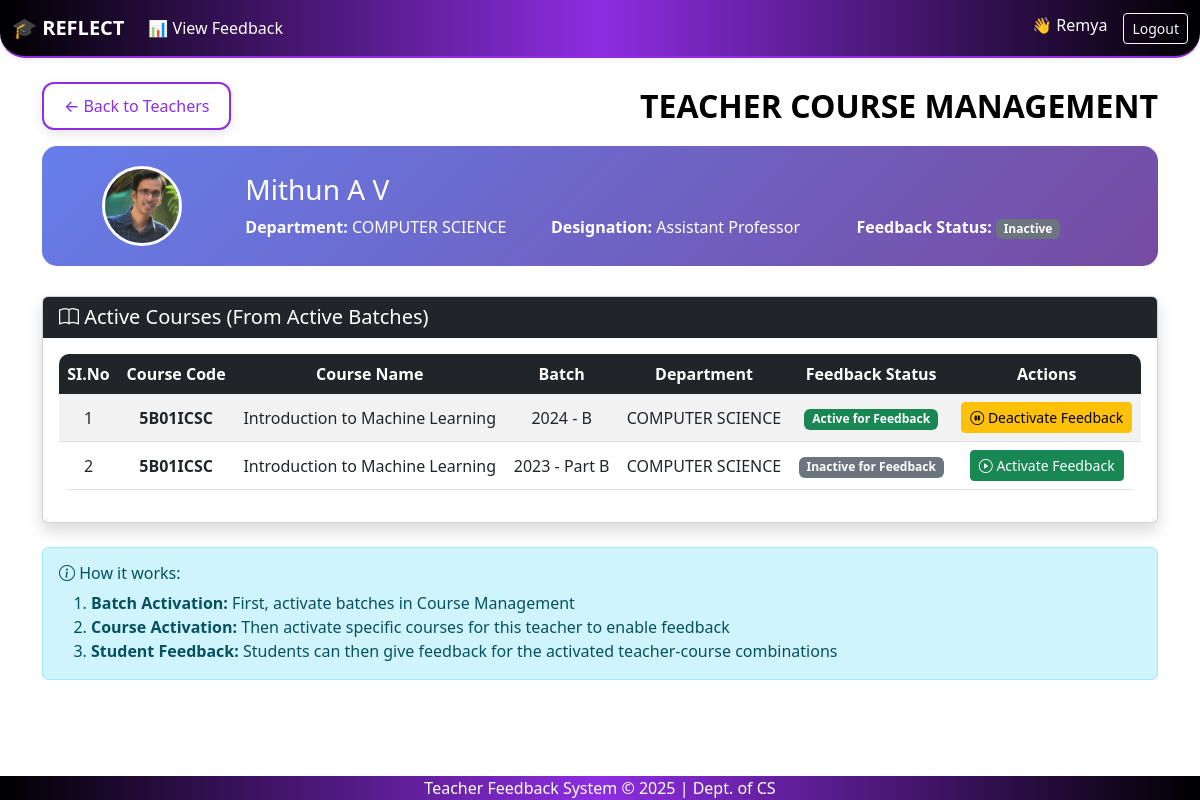
/teachers/9/courses/ (signed in), run on an earlier commit of the app's database.
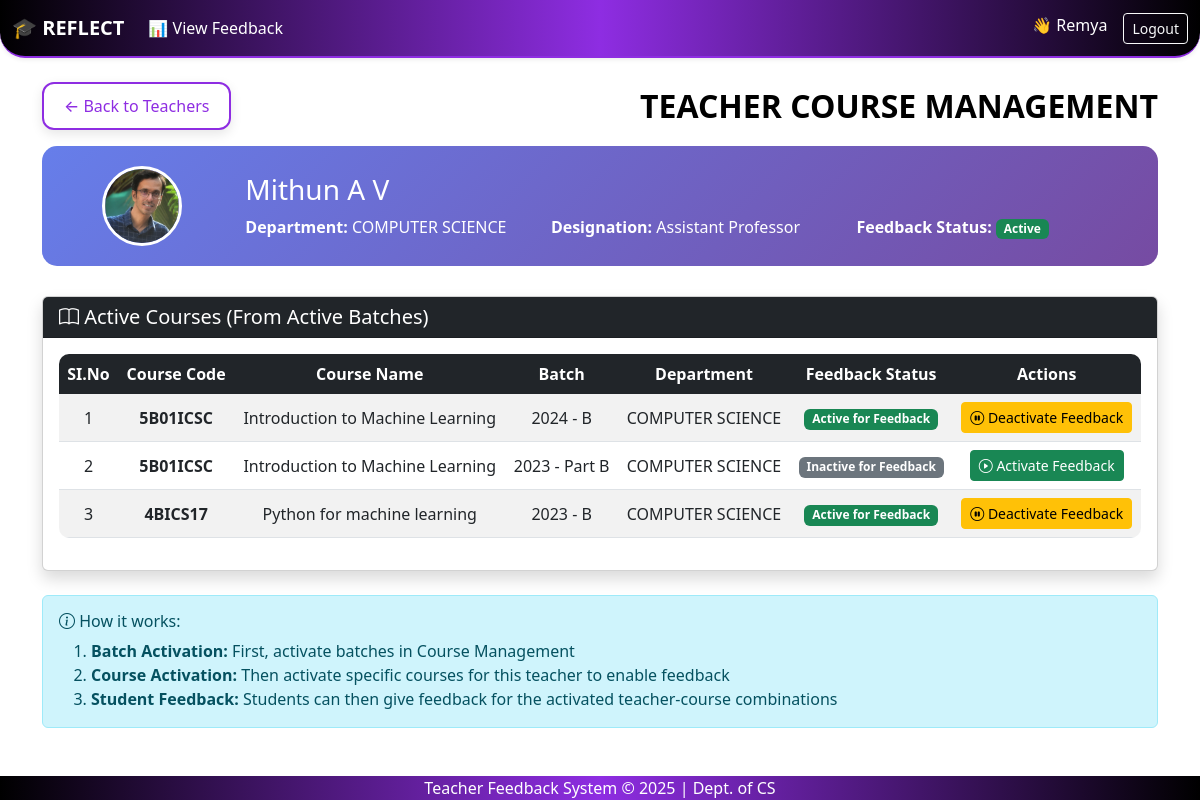
And on a later commit of the database.
### feedback_app/models.py (models this page shows, shortened)
class Teacher(models.Model):
    user = models.OneToOneField(User, on_delete=models.CASCADE, null=True, blank=True)  # <-- Add this line
    teacher_id = models.AutoField(primary_key=True)
    name = models.CharField(max_length=100)
    dept = models.ForeignKey(Department, on_delete=models.CASCADE)
    designation = models.CharField(max_length=100)
    gender = models.CharField(max_length=10)
    role = models.ForeignKey(Role, on_delete=models.CASCADE)
    fb_active = models.BooleanField(default=False)
    profile_picture = models.ImageField(upload_to='profile_pics/', blank=True, null=True)

class Department(models.Model):
    dept_id = models.AutoField(primary_key=True)
    dept_name = models.CharField(max_length=100)

class TeacherBatch(models.Model):
    teacher_batch_id = models.AutoField(primary_key=True)
    teacher = models.ForeignKey(Teacher, on_delete=models.CASCADE)
    batch = models.ForeignKey(Batch, on_delete=models.CASCADE)
    course = models.ForeignKey(Course, on_delete=models.CASCADE)
    department = models.ForeignKey(Department, on_delete=models.CASCADE)
    is_active_for_feedback = models.BooleanField(default=False)  # NEW FIELD for teacher-course feedback activation
    class Meta:
        unique_together = ('teacher', 'batch', 'course', 'department')

class Course(models.Model):
    course_id = models.AutoField(primary_key=True)
    name = models.CharField(max_length=200)
    code = models.CharField(max_length=50)
    credit = models.IntegerField()
    dept = models.ForeignKey(Department, on_delete=models.CASCADE)
    pgm = models.ForeignKey(Programme, on_delete=models.CASCADE)

class Batch(models.Model):
    batch_id = models.AutoField(primary_key=True)
    course = models.ForeignKey('Course', on_delete=models.CASCADE)
    acad_year = models.CharField(max_length=10)
    part = models.CharField(max_length=20)
    is_active = models.BooleanField(default=False)  # NEW FIELD for batch activation

### feedback_app/views.py (the view)
# urls.py: path('teachers/<int:teacher_id>/courses/', views.teacher_courses, name='teacher_courses'),
@login_required
def teacher_courses(request, teacher_id):
    teacher = get_object_or_404(Teacher, pk=teacher_id)
    teacher_batches = TeacherBatch.objects.filter(
        teacher=teacher,
        batch__is_active=True  # Only show courses from active batches
    ).select_related('course', 'batch', 'department')
    context = {
        'teacher': teacher,
        'teacher_batches': teacher_batches
    }
    return render(request, 'teacher_courses.html', context)

### feedback_app/context_processors.py (called while the page is built)
def is_admin(request):
    user = request.user
    return {'is_admin': user.is_superuser or user.groups.filter(name='admin').exists()}

def is_hod(request):
    return {'is_hod': request.user.groups.filter(name='hod').exists()}

def is_teacher(request):
    return {'is_teacher': request.user.groups.filter(name='teacher').exists()}

### templates/teacher_courses.html (shortened to what this page needs)
{% extends 'base.html' %}
{% block content %}
<head>
    <link href="https://cdn.jsdelivr.net/npm/bootstrap-icons@1.10.5/font/bootstrap-icons.css" rel="stylesheet">
</head>
<div class="d-flex justify-content-between align-items-center mb-3">
    <a href="{% url 'teacher_list' %}" class="glass-button">← Back to Teachers</a>
    <h2 class="mb-0">TEACHER COURSE MANAGEMENT</h2>
</div>
<div class="teacher-info">
    <div class="row align-items-center">
        <div class="col-md-2 text-center">
            <div class="teacher-avatar" style="width: 80px; height: 80px; border-radius: 50%; overflow: hidden; border: 3px solid white; margin: 0 auto;">
                {% if teacher.profile_picture %}
                    <img src="{{ teacher.profile_picture.url }}" alt="{{ teacher.name }}" style="width: 100%; height: 100%; object-fit: cover;">
                {% else %}
                    <div style="background: rgba(255,255,255,0.3); width: 100%; height: 100%; display: flex; align-items: center; justify-content: center;">
                        <i class="bi bi-person-fill" style="font-size: 2rem;"></i>
                    </div>
                {% endif %}
            </div>
        </div>
        <div class="col-md-10">
            <h3 class="mb-2">{{ teacher.name }}</h3>
            <div class="row">
                <div class="col-md-4"><strong>Department:</strong> {{ teacher.dept.dept_name }}</div>
                <div class="col-md-4"><strong>Designation:</strong> {{ teacher.designation }}</div>
                <div class="col-md-4"><strong>Feedback Status:</strong>
                    {% if teacher.fb_active %}
                        <span class="badge bg-success">Active</span>
                    {% else %}
                        <span class="badge bg-secondary">Inactive</span>
                    {% endif %}
                </div>
            </div>
        </div>
    </div>
</div>
<div class="card shadow">
    <div class="card-header bg-dark text-white">
        <h5 class="mb-0"><i class="bi bi-book"></i> Active Courses (From Active Batches)</h5>
    </div>
    <div class="card-body">
        {% if teacher_batches %}
            <table class="table table-striped table-hover">
                <thead class="table-dark">
                    <tr>
                        <th>SI.No</th>
                        <th>Course Code</th>
                        <th>Course Name</th>
                        <th>Batch</th>
                        <th>Department</th>
                        <th>Feedback Status</th>
                        <th>Actions</th>
                    </tr>
                </thead>
                <tbody>
                    {% for teacher_batch in teacher_batches %}
                    <tr>
                        <td>{{ forloop.counter }}</td>
                        <td><strong>{{ teacher_batch.course.code }}</strong></td>
                        <td>{{ teacher_batch.course.name }}</td>
                        <td>{{ teacher_batch.batch.acad_year }} - {{ teacher_batch.batch.part }}</td>
                        <td>{{ teacher_batch.department.dept_name }}</td>
                        <td>
                            {% if teacher_batch.is_active_for_feedback %}
                                <span class="badge bg-success">Active for Feedback</span>
                            {% else %}
                                <span class="badge bg-secondary">Inactive for Feedback</span>
                            {% endif %}
                        </td>
                        <td>
                            <form action="{% url 'toggle_teacher_course_feedback' teacher_batch.teacher_batch_id %}" method="post" style="display:inline;">
                                <button type="submit"
                                    class="btn btn-sm {% if teacher_batch.is_active_for_feedback %}btn-warning{% else %}btn-success{% endif %}"
                                    title="{% if teacher_batch.is_active_for_feedback %}Deactivate{% else %}Activate{% endif %} Feedback">
                                    {% if teacher_batch.is_active_for_feedback %}
                                        <i class="bi bi-pause-circle"></i> Deactivate Feedback
                                    {% else %}
                                        <i class="bi bi-play-circle"></i> Activate Feedback
                                    {% endif %}
                                </button>
                            </form>
                        </td>
                    </tr>
                    {% endfor %}
                </tbody>
            </table>
        {% endif %}
    </div>
</div>
<div class="alert alert-info mt-4">
    <h6><i class="bi bi-info-circle"></i> How it works:</h6>
    <ol class="mb-0">
        <li><strong>Batch Activation:</strong> First, activate batches in Course Management</li>
        <li><strong>Course Activation:</strong> Then activate specific courses for this teacher to enable feedback</li>
        <li><strong>Student Feedback:</strong> Students can then give feedback for the activated teacher-course combinations</li>
    </ol>
</div>
{% endblock %}

### templates/base.html (shortened to what this page needs)
{% load static %}
<!DOCTYPE html>
<html lang="en">
<head>
    <link href="https://cdn.jsdelivr.net/npm/bootstrap@5.3.0/dist/css/bootstrap.min.css" rel="stylesheet">
    <link rel="stylesheet" href="https://cdnjs.cloudflare.com/ajax/libs/font-awesome/5.15.4/css/all.min.css">
</head>
<body class="d-flex flex-column min-vh-100">
    <nav class="navbar navbar-expand-lg navbar-dark gradient-navbar shadow-sm">
        <div class="container-fluid">
            {% if request.user.is_authenticated %}
                <a class="navbar-brand fw-bold" href="{% url 'index' %}">🎓 REFLECT</a>
            {% else %}
                <span class="navbar-brand fw-bold">🎓 REFLECT</span>
            {% endif %}
            <div class="collapse navbar-collapse" id="navbarMenu">
                <ul class="navbar-nav me-auto mb-2 mb-lg-0 d-flex flex-row gap-3">
                    {% if user.is_authenticated %}
                        {% if is_admin %}
                        <li class="nav-item">
                            <a class="nav-link {% if request.resolver_match.url_name == 'programme_list' %}active{% endif %}" href="{% url 'programme_list' %}">Manage Programmes</a>
                        </li>
                        <li class="nav-item">
                            <a class="nav-link {% if request.resolver_match.url_name == 'course_list' %}active{% endif %}" href="{% url 'course_list' %}">Manage Courses</a>
                        </li>
                        <li class="nav-item">
                            <a class="nav-link {% if request.resolver_match.url_name == 'teacher_list' %}active{% endif %}" href="{% url 'teacher_list' %}">Manage Teacher</a>
                        </li>
                        <li class="nav-item">
                            <a class="nav-link {% if request.resolver_match.url_name == 'teacher_batch_list' %}active{% endif %}" href="{% url 'teacher_batch_list' %}">Assign Teacher</a>
                        </li>
                            <li class="nav-item dropdown">
                                <a class="nav-link dropdown-toggle" href="#" id="feedbackMenu" role="button" data-bs-toggle="dropdown"
                                   aria-expanded="false">
                                    Feedback
                                </a>
                                <ul class="dropdown-menu" aria-labelledby="feedbackMenu">
                                    <li><a class="dropdown-item" href="{% url 'add_question' %}">➕ Add Question</a></li>
                                    <li><a class="dropdown-item" href="{% url 'list_questions' %}">📋 View Questions</a></li>
                                    <li><hr class="dropdown-divider"></li>
                                    <li><a class="dropdown-item" href="{% url 'admin_student_feedback_responses' %}">📊 View Student Responses</a></li>
                                </ul>
                            </li>
                        {% elif is_teacher %}
                            <li class="nav-item">
                                <a class="nav-link" href="{% url 'admin_student_feedback_responses' %}">📊 View Feedback</a>
                            </li>
                        {% endif %}
                    {% endif %}
                </ul>
                <ul class="navbar-nav mb-2 mb-lg-0">
                    {% if user.is_authenticated %}
                        <li class="nav-item">
                            <span class="navbar-text text-white me-3">👋 {{ user.username|title }}</span>
                        </li>
                        <li class="nav-item">
                            <form method="post" action="{% url 'logout' %}">
                                <button type="submit" class="btn btn-outline-light btn-sm">Logout</button>
                            </form>
                        </li>
                    {% else %}
                    <li class="nav-item">
                        <a class="nav-link" href="{% url 'login' %}">
                            <i class="fas fa-door-open me-2"></i> Leave
                        </a>
                    </li>
                    {% endif %}
                </ul>
            </div>
        </div>
    </nav>
    <div class="container mt-4 flex-grow-1">
        {% block content %}{% endblock %}
    </div>
    <footer class="footer-gradient text-white text-center py-7 mt-4">
        <p class="mb-0">Teacher Feedback System &copy; 2025 | Dept. of CS</p>
    </footer>
</body>
</html>

### templates/base.html (style rules this page uses)
.gradient-navbar { background: linear-gradient(to right, #000000, #8e2de2, #000000); border-bottom: 2px solid #8e2de2; animation: fadeIn 1s ease-in-out; border-radius: 0 0 25px 25px; }
.navbar .nav-link, .navbar .navbar-brand, .navbar .navbar-text { color: white !important; transition: color 0.3s ease-in-out; }
.footer-gradient { background: linear-gradient(to right, #000000, #8e2de2, #000000); }

### templates/teacher_courses.html (style rules this page uses)
.glass-button { background: white; color: #8e2de2; border: 2px solid #8e2de2; border-radius: 12px; padding: 10px 20px; font-weight: 500; text-decoration: none; display: inline-block; backdrop-filter: blur(8px); -webkit-backdrop-filter: blur(8px); box-shadow: inset 0 0 8px rgba(255, 255, 255, 0.08), 0 4px 12px rgba(0, 0, 0, 0.1); transition: all 0.3s ease; }
.teacher-info { background: linear-gradient(135deg, #667eea 0%, #764ba2 100%); color: white; border-radius: 15px; padding: 20px; margin-bottom: 30px; }
table.table { border-radius: 10px; overflow: hidden; background-color: #fff; }
thead.table-dark th { color: #fff; border: none; }
table td, table th { vertical-align: middle; text-align: center; }
h2 { font-weight: 600; color: #000000; text-align: center; }

What changed in the data, as far as the page shows it:
changed Teacher "Mithun A V": fb_active False → True (drawn)
added TeacherBatch: course.code "4BICS17", course.name "Python for machine learning", batch.acad_year "2023", batch.part "B", department.dept_name "COMPUTER SCIENCE", is_active_for_feedback "Active for Feedback"
Also different on the page:
text no longer shown: "Inactive"
text now shown: "Active"
